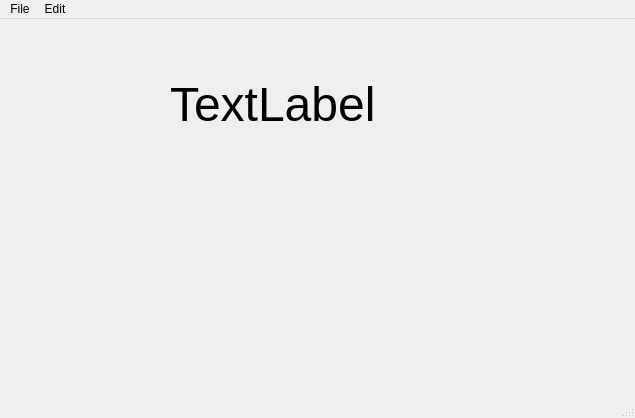
<?xml version="1.0" encoding="UTF-8"?>
<ui version="4.0">
 <class>MainWindow</class>
 <widget class="QMainWindow" name="MainWindow">
  <property name="geometry">
   <rect>
    <x>0</x>
    <y>0</y>
    <width>635</width>
    <height>418</height>
   </rect>
  </property>
  <property name="windowTitle">
   <string>MainWindow</string>
  </property>
  <widget class="QWidget" name="centralwidget">
   <widget class="QLabel" name="label">
    <property name="geometry">
     <rect>
      <x>170</x>
      <y>10</y>
      <width>251</width>
      <height>151</height>
     </rect>
    </property>
    <property name="font">
     <font>
      <pointsize>36</pointsize>
     </font>
    </property>
    <property name="text">
     <string>TextLabel</string>
    </property>
   </widget>
  </widget>
  <widget class="QMenuBar" name="menubar">
   <property name="geometry">
    <rect>
     <x>0</x>
     <y>0</y>
     <width>635</width>
     <height>21</height>
    </rect>
   </property>
   <widget class="QMenu" name="menuFile">
    <property name="title">
     <string>File</string>
    </property>
    <addaction name="actionNew"/>
    <addaction name="actionSave"/>
   </widget>
   <widget class="QMenu" name="menuEdit">
    <property name="title">
     <string>Edit</string>
    </property>
    <addaction name="actionCopy"/>
    <addaction name="actionPaste"/>
   </widget>
   <addaction name="menuFile"/>
   <addaction name="menuEdit"/>
  </widget>
  <widget class="QStatusBar" name="statusbar"/>
  <action name="actionEdit">
   <property name="text">
    <string>Edit</string>
   </property>
  </action>
  <action name="actionNew">
   <property name="text">
    <string>New</string>
   </property>
   <property name="statusTip">
    <string>Create a new File</string>
   </property>
   <property name="shortcut">
    <string>Ctrl+N</string>
   </property>
  </action>
  <action name="actionSave">
   <property name="text">
    <string>Save</string>
   </property>
   <property name="statusTip">
    <string>Save a File</string>
   </property>
   <property name="shortcut">
    <string>Ctrl+S</string>
   </property>
  </action>
  <action name="actionCopy">
   <property name="text">
    <string>Copy</string>
   </property>
   <property name="statusTip">
    <string>Copy a File</string>
   </property>
   <property name="shortcut">
    <string>Ctrl+C</string>
   </property>
  </action>
  <action name="actionPaste">
   <property name="text">
    <string>Paste</string>
   </property>
   <property name="statusTip">
    <string>Paste a File</string>
   </property>
  </action>
 </widget>
 <resources/>
 <connections/>
</ui>
